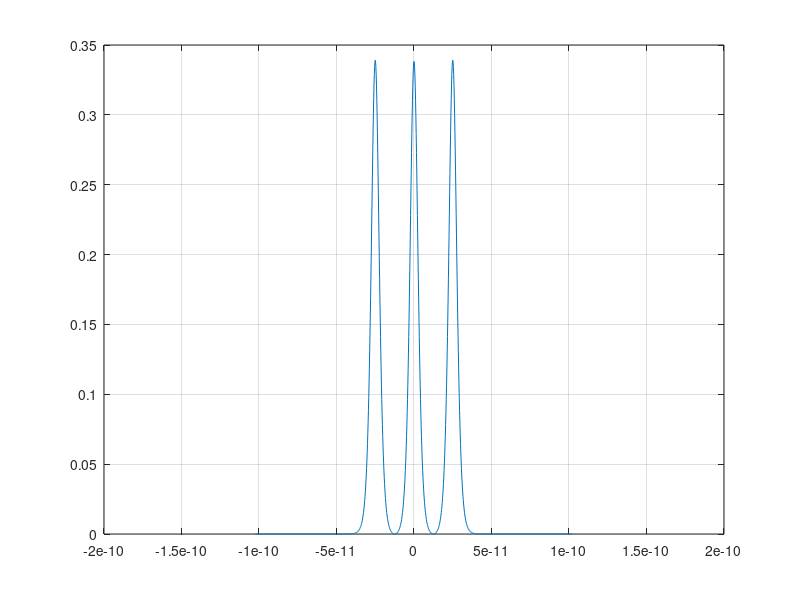

MATLAB code to generate this figure: (Note: this script raises an error after producing the figure.)
%%%%%%%%%%%%%%%%%%%%%%%%%%%%%%%%%%%%%%%%%%%%%%%%%%%%%%%%%%%%%%
% S O L I T O N O P T I C A L C O M M U N I C A T I O N S %
%
%
% global h0
% Boundsolmix.m
clear;
close all
clc;
global Ts; % sampling period
global Fcar; % carrier frequency (optical frequency)
global Vw;
global w;
global tstep;
% cla reset
h0 = figure(1);
c_const = 3e8 ;
ng = 1.47;
lamda = 1.550e-6 ;
% =======================================================
% Fiber parameters
Length_SMF = 65; % Length of a span in meter
nz = Length_SMF/100;
alpha_indB = 0.0*1e-3; % attenuation (dB/km) --> dB/m
D_SMF = 1*17e-6; % GVD (ps/nm.km); if anomalous dispersion(for compensation),D is negative
n2_SMF = 1*2.6e-20; % nonlinear index (m^2/W)
Aeff_SMF = 55e-12; % effective area (m^2)
% Slope Dispersion
S_SMF = 0.06e3; % ps/(nm^2.km) in SI unit

% CALCULATED QUANTITIES of SMF

alpha_loss_SMF = 1*log(10)*alpha_indB/10; % alpha (1/m)
beta2_SMF = -D_SMF*lamda^2/(2*pi*c_const) % beta2 (ps^2/km);
% -----------------------------------------------------
% beta 3 can be calculated from the Slope Dispersion (S) as follows:]
beta3_SMF = (S_SMF - (4*pi*c_const/(lamda^3))*beta2_SMF)/ ...
((2*pi*c_const/(lamda^2))^2);
% -------------------------------------------------------
gamma_SMF = 2*pi*n2_SMF/(lamda*Aeff_SMF); % nonlinearity coefficient (km^-1.W^-1)
% =======================================================
% filter bandwidth
lamda3dB = 4.8e-9;%1.2e-9; % 1.2nm
f3dB = lamda3dB*(1e11/0.8e-9); % Hz
% Amplifier parameters:
GssdB = 60; % (dB)
PoutsatdB = 36; % (dBm)
NF = 8; % (dB)
% EDF fiber parameters
Length_EDF = 50; % Length of a span in meter
alpha_indB = 0.0*1e-3; % attenuation (dB/km) --> dB/m
D_EDF = -5e-6; % GVD (ps/nm.km); if anomalous dispersion(for compensation),D is negative
n2_EDF = 1*2.6e-20; % nonlinear index (m^2/W)
Aeff_EDF = 35e-12; % effective area (m^2)
% Slope Dispersion
S_EDF = 0.06e3; % ps/(nm^2.km) in SI unit
% CALCULATED QUANTITIES of EDF
alpha_loss_EDF = 1*log(10)*alpha_indB/10; % alpha (1/m)
beta2_EDF = -D_EDF*lamda^2/(2*pi*c_const); % beta2 (ps^2/km)
% -----------------------------------------------------
% beta 3 can be calculated from the Slope Dispersion (S) as follows:]
beta3_EDF = (S_EDF - (4*pi*c_const/(lamda^3))*beta2_EDF)/ ...
((2*pi*c_const/(lamda^2))^2);
% -------------------------------------------------------
gamma_EDF = 2*pi*n2_EDF/(lamda*Aeff_EDF); % nonlinearity coef (km^-1.W^-1)
% =======================================================
% Average parameters
% Loss
loss = 8; % dB
atten = 1/10^(loss/20);
% to test dispersion let TotDisp=-2e-6, SegNum=2.5*Zo/h
% run again with U1 removed and TotDisp=2e-6
Length_total = Length_SMF+Length_EDF;
TotDisp = (D_SMF*Length_SMF+D_EDF*Length_EDF)/Length_total;
% TotDisp = 17*1e-6 ;

ro = 3e-6 ;
n2 = 3.2*1e-20 ;
Beta2 = -(TotDisp*lamda^2)/(2*pi*c_const);
Beta3 = (beta3_SMF*Length_SMF+beta3_EDF*Length_EDF)/Length_total ;
Gamma = (gamma_SMF*Length_SMF+gamma_EDF*Length_EDF)/Length_total ;
% Gamma = (2*pi*n2)/(lamda*pi*ro^2) ;
alphadB = 0;
Alpha=log(10)*alphadB/(10*1000); % = field loss per meter
% =======================================================
% modulator parameters
Vpi = 6; % Volt
Vbias = 0; % Volt
Vm = 1.5;% Volt
m = Vm/Vpi;% modulation index
fm = 1e9;% modulation frequency
p0 = 0*pi/2;
% =======================================================
% Soliton pulse parameters
Norder = 1; % Order of soliton
Tfwhm = 6.0e-12; 
To = Tfwhm/1.763;% Pulsewidth of soliton
Tb = 50e-12; % Pulses distance
teta = 1*pi/2; % Relative phase difference between 2 solitons
r = 1; % Amplitude ratio
Ci = 0; % Chirping factor of pulse
qo = Tb/2/To % Space between 2 solitons
Ld = To^2/abs(Beta2)
Zo = pi*Ld/2 ;
Po = Norder^2/(Gamma*Ld);
P0 = 340e-3;
% =======================================================
Ns = 2^10;
Ts =0.2e-12;
tstep = Ts*(-Ns/2:1:Ns/2-1);
w = fftshift((2*pi/((Ns-1)*Ts))*(-Ns/2:1:Ns/2-1));
% Usol = sqrt(P0).*sech(tstep./To).*exp(-j*teta).*exp(-j*Ci*tstep.^2./2/To.^2);
% Usol = sqrt(P0).*(sech(tstep./To-qo)+r.*sech(r.*(tstep./To+qo)).*exp(j*teta)).*exp(-j*Ci*tstep.^2./2/To.^2) ; %
% Usol = sqrt(P0).*(sech(tstep./To-qo).*exp(-j*teta)+r.*sech(r.*(tstep./To+qo)).*exp(+j*teta)).*exp(-j*Ci*tstep.^2./2/To.^2) ;
Usol = sqrt(P0).*(r*sech(tstep./To-qo).*exp(-j*teta)+sech ...
(tstep./To-0).*exp(+j*teta)+r.*sech(r.*(tstep./To+qo)).*exp ...
(-j*teta)).*exp(-j*Ci*tstep.^2./2/To.^2) ;
% Usol = sqrt(P0).*(r*sech(tstep./To-1*qo).*exp(+j*teta)+r*sech(tstep./To-qo/3).*exp(-j*teta/1)...
% +sech(tstep./To+qo/3).*exp(+j*teta/1)+r.*sech(r.*(tstep./To+1*qo)).*exp(-j*teta)).*exp(-j*Ci*tstep.^2./2/To.^2) ;
% Eo = Usol;
plot(tstep,abs(Usol).^2)
grid
ARR2(1,:) = abs(Usol).^2 ;
Up(1,:) = Usol;
pause(0.1)
% =======================================================
%
N_pass = 2000;
for ii = 2:N_pass
	% h1 = waitbar((ii-1)/N_pass,'The program is running...');
	% [Usol,G] = AmpSimpNoise(Usol,GssdB,PoutsatdB,NF);
	% [Usol,A3d,z]=hconst(Usol,Length_EDF,5,1*beta2_EDF,1*beta3_EDF,alpha_loss_EDF,1*gamma_EDF,0); % Fiber section #1
	% Usol = GaussLPfilt(tstep,Usol,1,f3dB);
	[Usol,A3d,z]=hconst(Usol,Length_total,5,1*Beta2,1*Beta3,alpha_loss_SMF,1*Gamma,0); % Averaged Fiber
	% Eo = modInt(Eo(1:N),alpha,epsilon,m,fm,0.5);% MZI modulator
	if ii <= round(N_pass/2)
		Usol = pha_mod(Usol(1:Ns),Vm,Vbias,Vpi,fm,p0); % Phase modulator
		% Usol = Usol.*exp(-j*Ci*tstep.^2./2/To.^2);
		% Usol = hpha_mod(Usol(1:Ns),Vm,Vbias,Vpi,fm,2,0);
	end
	% Usol = Usol*atten;
	% [Usol,A3d,z]=hconst(Usol,Length_SMF,5,1*beta2_SMF,1*beta3_SMF,alpha_loss_SMF,1*gamma_SMF,0); % Fiber section #2
	% -----------------------------------------------------
	% ARR2(ii,:)=abs(Usol).^2 ;
	% Up = Usol.';
	ind = mod(ii,20);
	if ind==0
		in = round(ii/20) + 1;
		ARR2(in,:)=abs(Usol).^2 ;
		Up(in,:) = Usol;
	end
	if (ii>N_pass - 20)
		in = round(ii/20) + 1;
		ARR2(in,:)=abs(Usol).^2 ;
		Up(in,:) = Usol;
	end
	% Up(ii,:) = Usol;
	% plot1Hndl=plot(tstep*1e12, abs(Usol).^2) ;grid; xlabel('Time (ps)');
	% ylabel('P (W)');
	% -----------------------------------------------------
	% Display the number of round trips
	% global b0
	% str0=num2str(ii);
	% b0 = uicontrol('Parent',h0,...
	%				'Style','text','BackgroundColor',[1 1 1], ...
	%				'Units','points',...
	%				'ForegroundColor','blue',...
	%				'FontSize',10, ...
	%				'String',['roundtrips = ',str0,'rounds'],
	%				'Position',[500 310 100 15]);
	% % ----------------------------
	% pause(0.01)
	% % close(h1);
end
% Eout = Eout/atten;
% =======================================================
plot(tstep,abs(Usol).^2)
colormap('default')
mesh (real(abs(Up).^2),'meshstyle','row','facecolor','none');
% waterfall(ARR2);
% waterfall(abs(Up).^2);
view(17.5,42);
axis tight;
% delete solpair.mat
% save solpair5 Up tstep Po TotDisp Gamma Ld To Ci r teta Tfwhm Tb Vm Vpi

NN = size(Up,1);
figure(2);
PP = angle(Up(1,:));
Pha_tinput = unwrap(PP);
ff = -diff(Pha_tinput)/Ts;
chrate = diff(ff)/Ts;
subplot(221);
% plot (tstep*1e12,Pha_tinput);grid;
plot (tstep(1:Ns-1)*1e12,ff);grid;
% plot (tstep(2:Ns-1)*1e12,chrate);grid;
PP = angle(Up(5,:));
Pha_tinput = unwrap(PP);
ff = -diff(Pha_tinput)/Ts;
chrate = diff(ff)/Ts;
subplot(222);
% plot (tstep*1e12,Pha_tinput);grid;
plot (tstep(1:Ns-1)*1e12,ff);grid;
% plot (tstep(2:Ns-1)*1e12,chrate);grid;
in = round(NN/2);
PP = angle(Up(in,:));
Pha_tinput = unwrap(PP);
ff = -diff(Pha_tinput)/Ts;
chrate = diff(ff)/Ts;
subplot(223);
% plot (tstep*1e12,Pha_tinput);grid;
plot (tstep(1:Ns-1)*1e12,ff);grid;
% plot (tstep(2:Ns-1)*1e12,chrate);grid;
PP = angle(Up(NN,:));
Pha_tinput = unwrap(PP);
ff = -diff(Pha_tinput)/Ts;
chrate = diff(ff)/Ts;
subplot(224);
% plot (tstep*1e12,Pha_tinput);grid;
plot (tstep(1:Ns-1)*1e12,ff);grid;
% plot (tstep(2:Ns-1)*1e12,chrate);grid;
figure(3);
title('The phase evolution of soliton pairs');
subplot(221);
plot (tstep*1e12,ARR2 (1,:));grid;
subplot(222);
plot (tstep*1e12,ARR2(5,:));grid;
subplot(223);
in = round(NN/2);
plot (tstep*1e12,ARR2(in,:));grid;
subplot(224);
plot (tstep*1e12,ARR2(NN,:));grid;
figure(4);
Kmag = 1;
Nplot = 100;
Uf = Up.';
Eoutfreq = fft(Uf,Ns);
%(:,N1)
Eoutfreq1 = fft(Uf,Ns*Kmag); %(:,N1)
Ioutfreq = Eoutfreq1.*conj(Eoutfreq1)/(Ns*Kmag)^2;
ind = (- Nplot/2 : Nplot/2)';
freq = ind/Ts/Ns/Kmag;
ind = mod((ind + Ns*Kmag),Ns*Kmag)+1;
title('The spectrum evolution of pulse');
subplot(221)
% plot(freq,Ioutfreq(ind,1));
plot(freq,10*log10(Ioutfreq(ind,1))+30);
xlabel('Freq (Hz)');
ylabel('P (W)');
subplot(222)
% in = round(N1/4);
% plot(freq,Ioutfreq(ind,5));
plot(freq,10*log10(Ioutfreq(ind,5))+30);
xlabel('Freq (Hz)');
ylabel('P (W)');
subplot(223)
in = round(NN/2);
% plot(freq,Ioutfreq(ind,in));
plot(freq,10*log10(Ioutfreq(ind,in))+30);
xlabel('Freq (Hz)');
ylabel('P (W)');
subplot(224)
% plot(freq,Ioutfreq(ind,NN));
plot(freq,10*log10(Ioutfreq(ind,NN))+30);
xlabel('Freq (Hz)');
ylabel('P (W)');
figure(5);grid;
Pha = Vw*pi./Vpi; % Phase change in time
dff = -diff(Pha)/Ts;
subplot(211);plot(tstep*1e12,Pha);xlabel('Time (ps)');ylabel('Voltage (V)');axis tight;
subplot(212);plot(tstep(1:Ns-1)*1e12,dff);xlabel('Time (ps)');ylabel('Phase (rad)');
